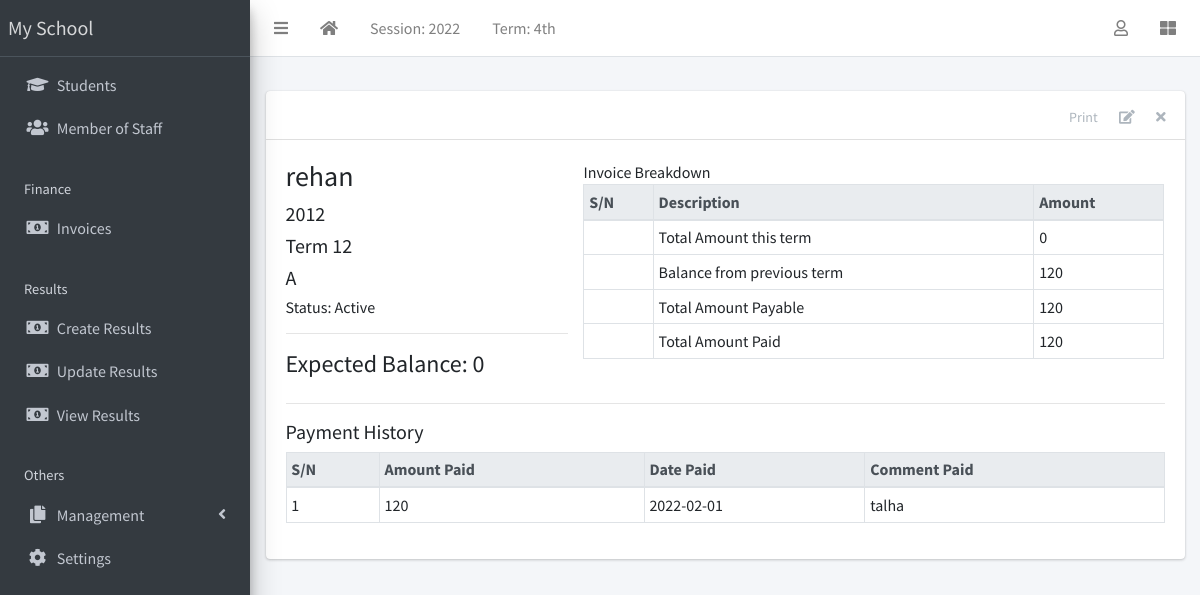
Page /appURL/getinvoicerecord/26 on the committed database.
### schoolapp/models.py (models this page shows, shortened)
class Invoice(models.Model):
    statuschoice = [
        ('Active','Active'),
        ('Inactive','Inactive'),
    ]
    studentnameI = models.ForeignKey(Student,on_delete=models.CASCADE, related_name="studentI")
    sessionnameI = models.ForeignKey(CurrentSession,on_delete=models.CASCADE, related_name="sessionI")
    termnameI = models.ForeignKey(CurrentTerm,on_delete=models.CASCADE, related_name="termI")
    classnameI = models.ForeignKey(Class,on_delete=models.CASCADE, related_name="classI")
    balance_from_prev_term = models.IntegerField()
    status = models.CharField(max_length=100,choices=statuschoice,default='Active')

class Student(models.Model):
    statuschoice = [
        ('Active','Active'),
        ('Inactive','Inactive'),
    ]
    genders = [
        ('Male','Male'),
        ('Female','Female'),
    ]
    id = models.AutoField(primary_key=True)
    status = models.CharField(max_length=100,choices=statuschoice,default='Active')
    registeration_number = models.CharField(max_length=1200,unique=True)
    first_name = models.CharField(max_length=500)
    sur_name = models.CharField(max_length=500)
    other_name = models.CharField(max_length=500, blank=True,null=True)
    gender = models.CharField(max_length=300,choices=genders,default='Male')
    date_of_birth = models.DateField()
    classnameS = models.ForeignKey(Class, on_delete=models.CASCADE, related_name="classS")
    date_of_addmission = models.DateField()
    mobile_no = models.IntegerField(null=True, blank=True,unique=True)
    address = models.TextField(null=True, blank=True)
    others = models.TextField(null=True, blank=True)
    passport = models.ImageField(upload_to='home/images',null=True, blank=True)
    def __str__(self):
        return self.first_name

class CurrentSession(models.Model):
    sessionname = models.CharField(max_length=400)
    def __str__(self):
        return self.sessionname

class CurrentTerm(models.Model):
    termname = models.CharField(max_length=400)
    def __str__(self):
        return self.termname

class Class(models.Model):
    classname = models.CharField(max_length=400)
    def __str__(self):
        return self.classname

class Receipt(models.Model):
    amount = models.IntegerField()
    comment = models.CharField(max_length=2000,blank=True,null=True)
    date_paid = models.CharField(max_length=800, blank=True, null=True)
    receiptFK = models.ForeignKey(Invoice, on_delete=models.CASCADE, related_name="receiptR")

### schoolapp/views.py (the view)
# urls.py: path('getinvoicerecord/<int:id>', views.GetInvoiceRecord,name="getinvoicerecord"),
def GetInvoiceRecord(request,id):
    queryset = Invoice.objects.get(id=id)
    allreceipt = []
    allfee = []
    balance = 0
    getreceipt = Receipt.objects.filter(receiptFK__studentnameI=queryset.studentnameI)
    getfee = FeeStructure.objects.filter(feeFK__studentnameI=queryset.studentnameI)
    sum = 0
    for get in getreceipt:
        sum = sum + get.amount
        balance = queryset.balance_from_prev_term - sum
    allreceipt.append(sum)
    allreceipt.append(balance)
    fees = 0
    total_payable = 0
    for fee in getfee:
        fees = fees + fee.feeamount
    total_payable = fees + queryset.balance_from_prev_term
    allfee.append(fees)
    allfee.append(total_payable)
    return render(request,"schoolapp/getinvoicerecord.html",{'invoice': queryset,'alls':allreceipt,'gets':getreceipt,'allfee':allfee,'getfee':getfee})

### schoolapp/templatetags/customtag.py (called while the page is built)
@register.filter
def sub(value, arg):
    return value - arg

### schoolapp/templates/schoolapp/getinvoicerecord.html (shortened to what this page needs)
{% extends 'base.html' %}
{% block body %}
{% load customtag %}
    <div class="content-wrapper">
      <section class="content-header">
      </section>
      <section class="content">
        <div class="container-fluid">
          <div class="row">
            <div class="col-md-12">
              <div class="card">
                <div class="card-header">
                  <div class="card-tools">
                    <a href="#" class="btn btn-tool">Print</a>
                        <a href="/appURL/updateinvoice/{{invoice.id}}" class="btn btn-tool"><i class="fas fa-edit"></i></a>
                    <a href="/appURL/invoice/delete/{{invoice.id}}" class="btn btn-tool"><i class="fas fa-times"></i></a>
                  </div>
                </div>
                <div class="card-body">
                  <div class="row">
                    <div class="col">
<div class="row">
  <div class="col-sm-4">
    <h3>{{invoice.studentnameI}}  </h3>
    <h5>{{invoice.sessionnameI}}</h5>
    <h5>{{invoice.termnameI}}</h5>
    <h5>{{invoice.classnameI}}</h5>
    <h6>Status: Active </h6>
    <hr>
    <div>
      <h4>Expected Balance: {{allfee.1|sub:alls.0}}</h4>
    </div>
  </div>
  <div class="col-sm-8">
    <table class="table table-sm table-bordered">
      <thead class="thead-light">
        <tr>
          <th>S/N</th>
          <th>Description</th>
          <th>Amount</th>
        </tr>
      </thead>
      <tfoot>
        <tr>
          <td></td>
          <td>Total Amount this term</td>
          <td>{{allfee.0}}</td>
        </tr>
        <tr>
          <td></td>
          <td>Balance from previous term</td>
          <td>{{invoice.balance_from_prev_term}}</td>
        </tr>
        <tr>
          <td></td>
          <td>Total Amount Payable</td>
          <td>{{allfee.1}}</td>
        </tr>
        <tr>
          <td></td>
          <td>Total Amount Paid</td>
          <td>{{alls.0}}</td>
        </tr>
      </tfoot>
    </table>
  </div>
</div>
<hr>
<h5>Payment History</h5>
<table class="table table-bordered table-sm">
  <thead class="thead-light">
    <tr>
      <th>S/N</th>
      <th>Amount Paid</th>
      <th>Date Paid</th>
      <th>Comment Paid</th>
    </tr>
  </thead>
  <tbody>
    {% for get in gets %}
    <tr>
      <td>{{forloop.counter}}</td>
      <td>{{get.amount}}</td>
      {% if get.date_paid %}
      <td>{{get.date_paid}}</td>
      {% else %}
      <td></td>
      {% endif %}
      {% if get.comment %}
      <td>{{get.comment}}</td>
      {% else %}
      <td></td>
      {% endif %}
    </tr>
    {% endfor %}
  </tbody>
</table>
                    </div>
                  </div>
                </div>
              </div>
            </div>
          </div>
        </div>
      </section>
    </div>
{% endblock body %}

### rows in the picture
Invoice: studentnameI "rehan", sessionnameI "2012", termnameI "Term 12", classnameI "A", balance_from_prev_term "120"
Receipt: amount "120", date_paid "2022-02-01", comment "talha"

### other values in the picture
{{ allfee.1|sub:alls.0 }} "0"
{{ allfee.0 }} "0"
{{ allfee.1 }} "120"
{{ alls.0 }} "120"
